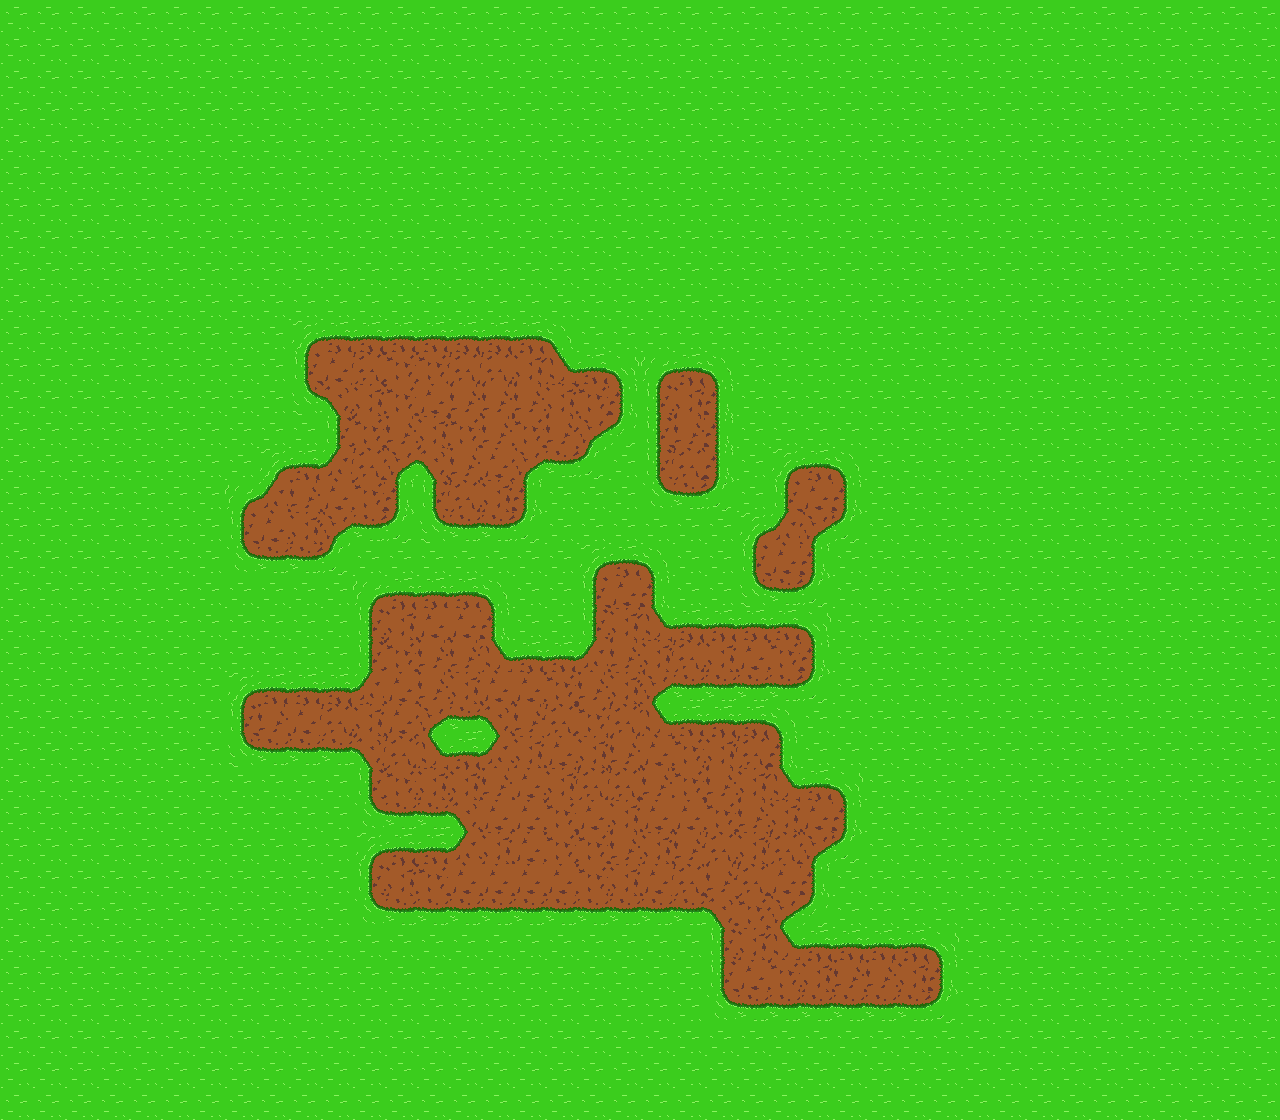

A 2D game scene composited from a Tiled map and its tileset images. What follows is a short description and the map's XML, with every tile layer's data as written:
An orthogonal 40x35 tile map with 32x32 px tiles, 1 tile layer.

<map version="1.4" tiledversion="1.4.2" orientation="orthogonal" renderorder="right-down" width="40" height="35" tilewidth="32" tileheight="32" infinite="0" nextlayerid="2" nextobjectid="1">
 <tileset firstgid="1" source="green.tsx" />
 <layer id="1" image="タイル・レイヤー 1" width="40" height="35">
  <data encoding="csv">
22,22,22,22,22,22,22,22,22,22,22,22,22,22,22,22,22,22,22,22,22,22,22,22,22,22,22,22,22,22,22,22,22,22,22,22,22,22,22,22,
22,22,22,22,22,22,22,22,22,22,22,22,22,22,22,22,22,22,22,22,22,22,22,22,22,22,22,22,22,22,22,22,22,22,22,22,22,22,22,22,
22,22,22,22,22,22,22,22,22,22,22,22,22,22,22,22,22,22,22,22,22,22,22,22,22,22,22,22,22,22,22,22,22,22,22,22,22,22,22,22,
22,22,22,22,22,22,22,22,22,22,22,22,22,22,22,22,22,22,22,22,22,22,22,22,22,22,22,22,22,22,22,22,22,22,22,22,22,22,22,22,
22,22,22,22,22,22,22,22,22,22,22,22,22,22,22,22,22,22,22,22,22,22,22,22,22,22,22,22,22,22,22,22,22,22,22,22,22,22,22,22,
22,22,22,22,22,22,22,22,22,22,22,22,22,22,22,22,22,22,22,22,22,22,22,22,22,22,22,22,22,22,22,22,22,22,22,22,22,22,22,22,
22,22,22,22,22,22,22,22,22,22,22,22,22,22,22,22,22,22,22,22,22,22,22,22,22,22,22,22,22,22,22,22,22,22,22,22,22,22,22,22,
22,22,22,22,22,22,22,22,22,22,22,22,22,22,22,22,22,22,22,22,22,22,22,22,22,22,22,22,22,22,22,22,22,22,22,22,22,22,22,22,
22,22,22,22,22,22,22,22,22,22,22,22,22,22,22,22,22,22,22,22,22,22,22,22,22,22,22,22,22,22,22,22,22,22,22,22,22,22,22,22,
22,22,22,22,22,22,22,22,22,22,22,22,22,22,22,22,22,22,22,22,22,22,22,22,22,22,22,22,22,22,22,22,22,22,22,22,22,22,22,22,
22,22,22,22,22,22,22,22,22,19,20,20,20,20,20,20,20,21,22,22,22,22,22,22,22,22,22,22,22,22,22,22,22,22,22,22,22,22,22,22,
22,22,22,22,22,22,22,22,22,34,35,37,44,44,37,37,28,29,20,30,26,20,21,22,22,22,22,22,22,22,22,22,22,22,22,22,22,22,22,22,
22,22,22,22,22,22,22,22,22,51,43,28,44,35,36,36,36,28,44,38,34,28,38,22,22,22,22,22,22,22,22,22,22,22,22,22,22,22,22,22,
22,22,22,22,22,22,22,22,22,22,34,44,36,28,44,36,44,36,45,46,34,36,38,22,22,22,22,22,22,22,22,22,22,22,22,22,22,22,22,22,
22,22,22,22,22,22,22,22,19,20,27,37,45,43,36,35,45,52,53,22,34,37,38,22,19,20,21,22,22,22,22,22,22,22,22,22,22,22,22,22,
22,22,22,22,22,22,22,26,27,36,35,44,38,34,37,28,38,22,22,22,42,52,53,22,34,35,38,22,22,22,22,22,22,22,22,22,22,22,22,22,
22,22,22,22,22,22,22,34,35,28,45,52,53,51,52,52,53,22,22,22,22,22,22,19,27,45,53,22,22,22,22,22,22,22,22,22,22,22,22,22,
22,22,22,22,22,22,22,42,52,52,53,22,22,22,22,22,22,22,19,20,21,22,22,34,35,38,22,22,22,22,22,22,22,22,22,22,22,22,22,22,
22,22,22,22,22,22,22,22,22,22,22,26,20,20,20,21,22,22,34,35,38,22,22,51,52,53,22,22,22,22,22,22,22,22,22,22,22,22,22,22,
22,22,22,22,22,22,22,22,22,22,22,34,28,35,35,38,22,22,34,28,29,20,20,20,20,30,22,22,22,22,22,22,22,22,22,22,22,22,22,22,
22,22,22,22,22,22,22,22,22,22,22,34,44,36,36,29,20,20,27,36,28,37,28,35,44,38,22,22,22,22,22,22,22,22,22,22,22,22,22,22,
22,22,22,22,22,22,22,19,20,20,20,27,35,36,28,35,35,44,36,28,45,52,52,52,52,53,22,22,22,22,22,22,22,22,22,22,22,22,22,22,
22,22,22,22,22,22,22,34,36,35,37,28,35,45,52,43,36,37,44,37,29,20,20,20,21,22,22,22,22,22,22,22,22,22,22,22,22,22,22,22,
22,22,22,22,22,22,22,51,52,52,52,43,37,29,20,27,28,35,28,36,35,44,28,37,38,22,22,22,22,22,22,22,22,22,22,22,22,22,22,22,
22,22,22,22,22,22,22,22,22,22,22,34,44,28,28,36,35,28,37,37,36,44,36,28,29,20,30,22,22,22,22,22,22,22,22,22,22,22,22,22,
22,22,22,22,22,22,22,22,22,22,22,42,52,52,43,35,35,44,35,28,35,35,44,36,28,35,38,22,22,22,22,22,22,22,22,22,22,22,22,22,
22,22,22,22,22,22,22,22,22,22,22,19,20,20,27,28,35,44,44,36,28,36,37,28,37,45,53,22,22,22,22,22,22,22,22,22,22,22,22,22,
22,22,22,22,22,22,22,22,22,22,22,34,28,44,35,35,35,35,44,28,35,37,36,37,35,38,22,22,22,22,22,22,22,22,22,22,22,22,22,22,
22,22,22,22,22,22,22,22,22,22,22,42,52,52,52,52,52,52,52,52,52,52,43,44,45,46,22,22,22,22,22,22,22,22,22,22,22,22,22,22,
22,22,22,22,22,22,22,22,22,22,22,22,22,22,22,22,22,22,22,22,22,22,34,28,29,20,20,20,20,30,22,22,22,22,22,22,22,22,22,22,
22,22,22,22,22,22,22,22,22,22,22,22,22,22,22,22,22,22,22,22,22,22,34,35,44,28,36,36,28,38,22,22,22,22,22,22,22,22,22,22,
22,22,22,22,22,22,22,22,22,22,22,22,22,22,22,22,22,22,22,22,22,22,42,52,52,52,52,52,52,53,22,22,22,22,22,22,22,22,22,22,
22,22,22,22,22,22,22,22,22,22,22,22,22,22,22,22,22,22,22,22,22,22,22,22,22,22,22,22,22,22,22,22,22,22,22,22,22,22,22,22,
22,22,22,22,22,22,22,22,22,22,22,22,22,22,22,22,22,22,22,22,22,22,22,22,22,22,22,22,22,22,22,22,22,22,22,22,22,22,22,22,
22,22,22,22,22,22,22,22,22,22,22,22,22,22,22,22,22,22,22,22,22,22,22,22,22,22,22,22,22,22,22,22,22,22,22,22,22,22,22,22
</data>
 </layer>
</map>
